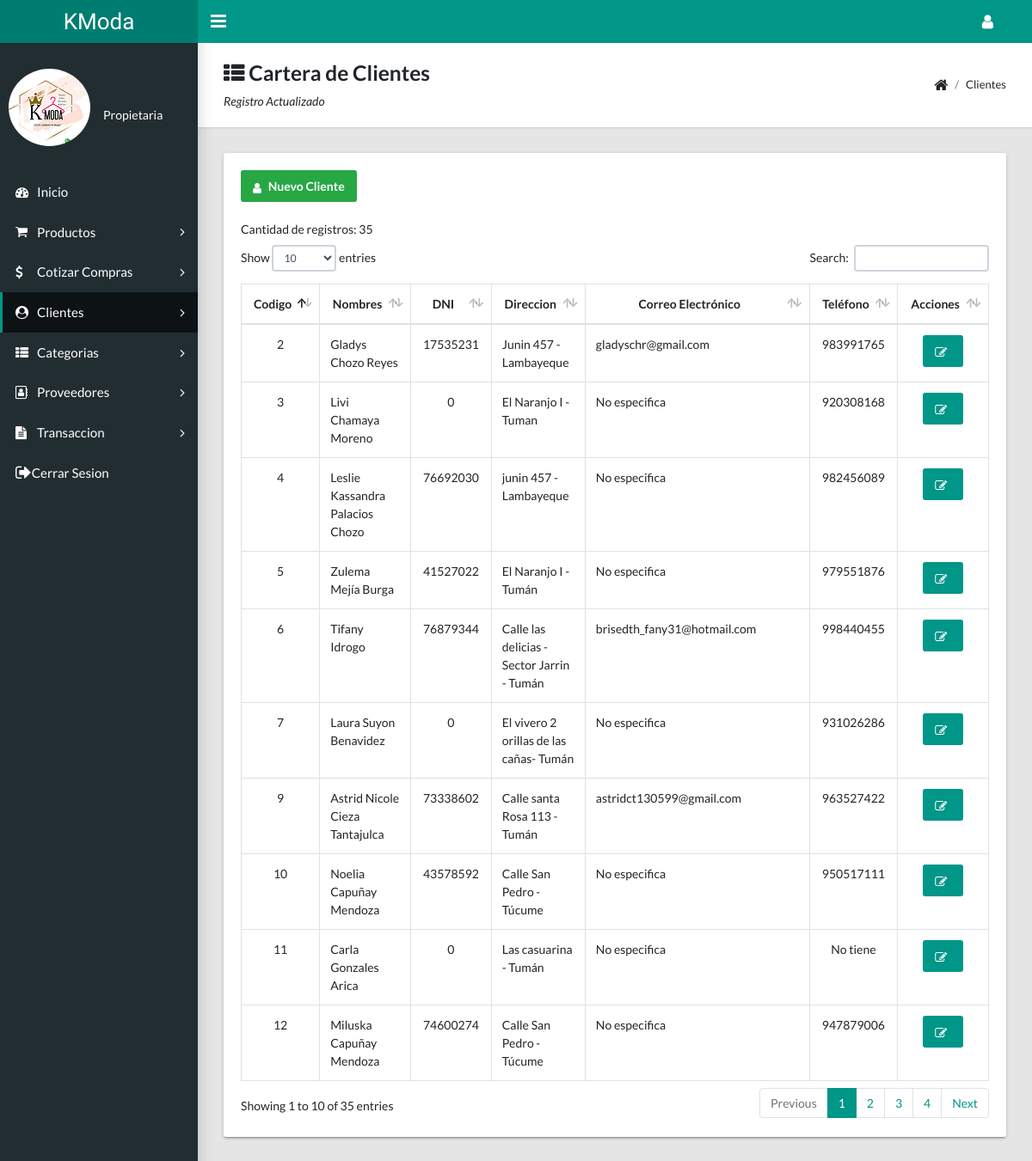
The page /clientes.php on the database its author committed.
### tables this page shows
CREATE TABLE `cliente` (
  `id_cliente` int(11) NOT NULL,
  `nombres` varchar(50) NOT NULL,
  `dni` int(8) NOT NULL,
  `direccion` varchar(50) NOT NULL,
  `correo` varchar(60) DEFAULT 'No especifica',
  `telefono` varchar(9) NOT NULL DEFAULT 'No tiene'
);

### clientes.php (the view, shortened to what this page needs)
<?php
require_once("conexion.php");
?>
<!DOCTYPE html>
<html lang="en">
  <head>
    <link rel="stylesheet" type="text/css" href="css/main.css">
    <link rel="stylesheet" type="text/css" href="https://maxcdn.bootstrapcdn.com/font-awesome/4.7.0/css/font-awesome.min.css">
  </head>
  <body class="app sidebar-mini">
    <header class="app-header"><a class="app-header__logo" href="inicio.php">KModa</a>
      <a class="app-sidebar__toggle" href="#" data-toggle="sidebar" aria-label="Hide Sidebar"></a>
      <ul class="app-nav">
        <li class="dropdown"><a class="app-nav__item" href="#" data-toggle="dropdown" aria-label="Open Profile Menu"><i class="fa fa-user fa-lg"></i></a>
        </li>
      </ul>
    </header>
    <aside class="app-sidebar">
        <div class="app-sidebar__user"><img class="app-sidebar__user-avatar" img src="logo.png" alt="User Image">
        <div>
          <p class="app-sidebar__user-designation">Propietaria</p>
        </div>
        </div>
        <ul class="app-menu">
          <li><a class="app-menu__item" href="inicio.php"><i class="app-menu__icon fa fa-dashboard"></i><span class="app-menu__label">Inicio</span></a></li>
          <li class="treeview"><a class="app-menu__item" href="#" data-toggle="treeview"><i class="app-menu__icon fa fa-shopping-cart"></i><span class="app-menu__label">Productos</span><i class="treeview-indicator fa fa-angle-right"></i></a>
          </li>
          <li class="treeview"><a class="app-menu__item" href="#" data-toggle="treeview"><i class="app-menu__icon fa fa-usd"></i><span class="app-menu__label">Cotizar Compras</span><i class="treeview-indicator fa fa-angle-right"></i></a>
          </li>
          <li class="treeview"><a class="app-menu__item active" href="#" data-toggle="treeview"><i class="app-menu__icon fa fa-user-circle"></i><span class="app-menu__label">Clientes</span><i class="treeview-indicator fa fa-angle-right"></i></a>
          </li>
          <li class="treeview"><a class="app-menu__item" href="#" data-toggle="treeview"><i class="app-menu__icon fa fa-th-list"></i><span class="app-menu__label">Categorias</span><i class="treeview-indicator fa fa-angle-right"></i></a>
          </li>
          <li class="treeview"><a class="app-menu__item" href="#" data-toggle="treeview"><i class="app-menu__icon fa fa-address-book-o"></i><span class="app-menu__label">Proveedores</span><i class="treeview-indicator fa fa-angle-right"></i></a>
          </li>
           <li class="treeview"><a class="app-menu__item" href="#" data-toggle="treeview"><i class="app-menu__icon fa fa-file-text"></i><span class="app-menu__label">Transaccion</span><i class="treeview-indicator fa fa-angle-right"></i></a>
          </li>
          <li><a class="app-menu__item" href="principal.php"><i class=" fa fa-sign-out fa-lg"></i><span class="app-menu__label">Cerrar Sesion</span></i></a>
        </ul>
      </aside>
      <main class="app-content">
      <div class="app-title">
        <div>
          <h3><i class="fa fa-th-list"></i> Cartera de Clientes</h3>
          <p>Registro Actualizado</p>
        </div>
        <ul class="app-breadcrumb breadcrumb side">
          <li class="breadcrumb-item"><i class="fa fa-home fa-lg"></i></li>
          <li class="breadcrumb-item">Clientes</li>
        </ul>
      </div>
      <div class="row">
        <div class="col-md-12">
          <div class="tile">
            <div class="panel-body">
              <div class="table-responsive">
              <?php
                      $sqlcount="SELECT count(*) cant FROM cliente";
                      $resultcount = $cnx->query($sqlcount) or die ("error");
                      $regc=$resultcount->fetchObject()
                       ?>
                                   <button class="btn btn-success" data-toggle="modal" data-target="#myModal"> <i class=" fa fa-user " ></i> Nuevo Cliente </button>
                                                    <br/>
                                                    <br/>
                       <label>Cantidad de registros: <span><?php echo "$regc->cant"; ?></label>
                <table class="table table-hover table-bordered" id="sampleTable">
                  <thead>
                    <tr>
                    <th style="text-align: center">Codigo</th>
                                            <th style="text-align: center">Nombres</th>
                                            <th style="text-align: center">DNI</th>
                                            <th style="text-align: center">Direccion</th>
                                            <th style="text-align: center">Correo Electrónico</th>
                                            <th style="text-align: center">Teléfono</th>
                                            <th style="text-align: center">Acciones</th>
                    </tr>
                  </thead>
                   <tbody>
                                     <?php
                                  $sql="SELECT * from cliente
                                  ORDER BY nombres asc";
                                  $result = $cnx->query($sql) or die("error");
                                  while($reg=$result->fetchObject()){
                                    echo "<tr>
                                        <td align=center>$reg->id_cliente</td>
                                        <td>$reg->nombres</td>
                                        <td align=center >$reg->dni</td>
                                        <td>$reg->direccion</td>
                                       <td>$reg->correo</td>
                                        <td align=center>$reg->telefono</td>
                                        <td align=center >
                                        <a onclick='verCliente($reg->id_cliente)' data-toggle='modal' data-target='#myModal2'><button type='button' class='editar btn btn-primary'><i class='fa fa-pencil-square-o'></i>  </button></a>
                                     <!--   <a href='eliminarcliente.php?id_cliente=$reg->id_cliente'> <button type='button' class='eliminar btn btn-danger' data-toggle='modal' data-target='#modalEliminar' ><i class='fa fa-trash-o'></i></button></a>
                                     -->
                                     </tr>";
                                  }?>
                                  </tbody>
                        </table>
              </div>
            </div>
          </div>
        </div>
      </div>
    </main>
  </body>
</html>

### rows shown on the page
cliente: id_cliente "9", nombres "Astrid Nicole Cieza Tantajulca", dni "73338602", direccion "Calle santa Rosa 113 - Tumán", correo "astridct130599@gmail.com", telefono "963527422"
cliente: id_cliente "11", nombres "Carla Gonzales Arica", dni "0", direccion "Las casuarina - Tumán", correo "No especifica", telefono "No tiene"
cliente: id_cliente "2", nombres "Gladys Chozo Reyes", dni "17535231", direccion "Junin 457 - Lambayeque", correo "gladyschr@gmail.com", telefono "983991765"
cliente: id_cliente "7", nombres "Laura Suyon Benavidez", dni "0", direccion "El vivero 2 orillas de las cañas- Tumán", correo "No especifica", telefono "931026286"
cliente: id_cliente "4", nombres "Leslie Kassandra Palacios Chozo", dni "76692030", direccion "junin 457 - Lambayeque", correo "No especifica", telefono "982456089"
cliente: id_cliente "3", nombres "Livi Chamaya Moreno", dni "0", direccion "El Naranjo I - Tuman", correo "No especifica", telefono "920308168"
cliente: id_cliente "12", nombres "Miluska Capuñay Mendoza", dni "74600274", direccion "Calle San Pedro - Túcume", correo "No especifica", telefono "947879006"
cliente: id_cliente "10", nombres "Noelia Capuñay Mendoza", dni "43578592", direccion "Calle San Pedro - Túcume", correo "No especifica", telefono "950517111"
cliente: id_cliente "6", nombres "Tifany Idrogo", dni "76879344", direccion "Calle las delicias - Sector Jarrin - Tumán", correo "brisedth_fany31@hotmail.com", telefono "998440455"
cliente: id_cliente "5", nombres "Zulema Mejía Burga", dni "41527022", direccion "El Naranjo I - Tumán", correo "No especifica", telefono "979551876"

### other values the page prints
$regc->cant "35"
